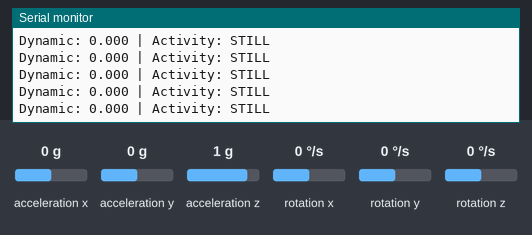
Bench run of a sketch on a simulated ESP8266 (NodeMCU). Shown: the last lines printed to the serial monitor. Inputs (shaded band) come from the test bench; at power-on: acceleration x 0 g, acceleration y 0 g, acceleration z 1 g, rotation x 0 °/s, rotation y 0 °/s, rotation z 0 °/s.

Above: at 1.2 s.
1.3 s: acceleration x set to -1.4 g
At 1.9 s:
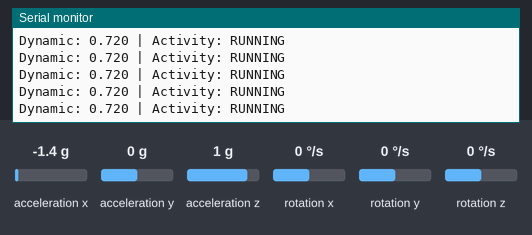
3.6 s: acceleration y set to -1.4 g
At 4.3 s:
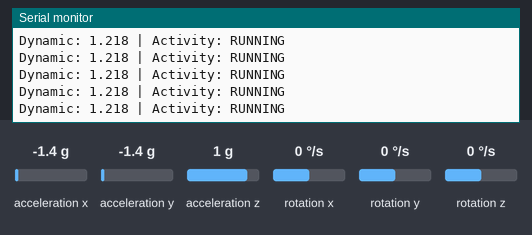
5.1 s: acceleration z set to -1.4 g
At 5.9 s:
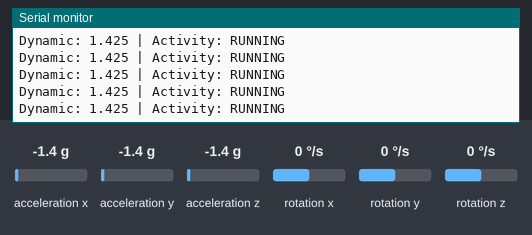
Timing chart, 0 to 8.1 s (numbered marks = the images above; inputs shaded):
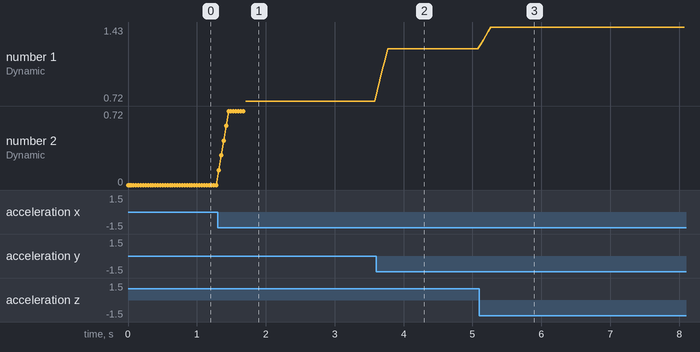

Measured:
- after the input at 1.3 s, the serial monitor: prints a new line at once (image 1)
- after the input at 3.6 s, the serial monitor: prints a new line at once (image 2)
- after the input at 5.1 s, the serial monitor: prints a new line at once (image 3)
- plotted number 1: 0.72 → 1.22 after the input at 3.6 s, 1.22 → 1.43 after the input at 5.1 s
- plotted number 2: 0 → 0.72 after the input at 1.3 s

The sketch:

activity-detection-v2-fall-detection.ino
```cpp
#include <Wire.h>
#include <MPU6050.h>

MPU6050 mpu;

const int WINDOW_SIZE = 5;
float mag_buffer[WINDOW_SIZE];
int buffer_index = 0;

float avg_dynamic = 0;
String current_state = "STILL";

unsigned long state_timer = 0;
unsigned long confirm_time = 400;

void setup() {
  Serial.begin(9600);
  Wire.begin(D2, D1);

  for(int i=0;i<WINDOW_SIZE;i++)
    mag_buffer[i] = 0;

  mpu.initialize();

  if(!mpu.testConnection()){
    Serial.println("MPU6050 NOT FOUND");
    while(1);
  }

  Serial.println("DEMO MODE READY");
}

float moving_avg(float new_val){
  mag_buffer[buffer_index] = new_val;
  buffer_index = (buffer_index + 1) % WINDOW_SIZE;

  float sum = 0;
  for(int i=0;i<WINDOW_SIZE;i++)
    sum += mag_buffer[i];

  return sum / WINDOW_SIZE;
}

void loop() {

  int16_t ax, ay, az;
  mpu.getAcceleration(&ax,&ay,&az);

  float Ax = ax / 16384.0;
  float Ay = ay / 16384.0;
  float Az = az / 16384.0;

  float raw_mag = sqrt(Ax*Ax + Ay*Ay + Az*Az);
  float dynamic = abs(raw_mag - 1.0);

  avg_dynamic = moving_avg(dynamic);

  String detected_state = current_state;

  // FALL (instant detection)
  if(raw_mag > 2.5){
    detected_state = "FALL DETECTED";
  }
  else if(avg_dynamic < 0.05){
    detected_state = "STILL";
  }
  else if(avg_dynamic >= 0.05 && avg_dynamic < 0.25){
    detected_state = "WALKING";
  }
  else if(avg_dynamic >= 0.25){
    detected_state = "RUNNING";
  }

  // State confirmation
  if(detected_state != current_state){
    if(millis() - state_timer > confirm_time){
      current_state = detected_state;
      state_timer = millis();
    }
  } else {
    state_timer = millis();
  }

  Serial.print("Dynamic: ");
  Serial.print(avg_dynamic,3);
  Serial.print(" | Activity: ");
  Serial.println(current_state);

  delay(20);
}
```
